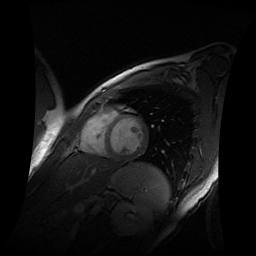
#> input picture TP_deformable_models/coeurIRM.bmp, 256 x 256 px
$ jupyter execute --allow-errors deformable_models.ipynb   (shell and % lines are left out)
#> lines starting #> are read from the running program, lines starting #| are printed output that depends on the picture; after the words box and inside, x2 and y2 are one past the last pixel; in counts of white or black regions, pixels touching at a corner belong together
[cell 1]
#!/usr/bin/env python3
# -*- coding: utf-8 -*-
""" I. Bloch
"""


#%% SECTION 1 inclusion of packages


import numpy as np
import matplotlib.pyplot as plt
from scipy import ndimage as ndi
# necessite scikit-image
from skimage import io as skio
from skimage.filters import gaussian
from skimage.segmentation import active_contour
from skimage import img_as_float
from skimage.segmentation import chan_vese
from skimage.segmentation import checkerboard_level_set
from skimage.segmentation import disk_level_set

[cell 2]
#%% SECTION 2 - Input image

im=skio.imread('coeurIRM.bmp')
#> im is the input picture: shape (256, 256); min 0, max 255, mean 19.4

# [6 lines of commented-out code are left out]

plt.imshow(im, cmap="gray", vmin=0, vmax=255)

[cell 3]
#%% SECTION 3a - Segmentation using active contours
s = np.linspace(0, 2*np.pi, 100)
r = 140 + 16*np.sin(s)
c = 130 + 16*np.cos(s)
init = np.array([r, c]).T

snake = active_contour(gaussian(im, 4.5),
                       init, alpha=0.1, beta=55, w_line = -5, w_edge=80, gamma=0.001)
#> snake = 100 pairs, first value 115.1 to 153, second value 113 to 145.1

fig, ax = plt.subplots(figsize=(7, 7))
ax.imshow(im, cmap=plt.cm.gray)
ax.plot(init[:, 1], init[:, 0], '--r', lw=3)
ax.plot(snake[:, 1], snake[:, 0], '-b', lw=3)
ax.set_xticks([]), ax.set_yticks([])
ax.axis([0, im.shape[1], im.shape[0], 0])

plt.show()

[cell 4]
#%% SECTION 3a - Segmentation using active contours

s = np.linspace(0, 2*np.pi, 100)
r = 140 + 16*np.sin(s)
c = 130 + 16*np.cos(s)
init = np.array([r, c]).T

for alpha in [0.01,0.05,0.1,0.5]:
    snake = active_contour(gaussian(im, 4.5),
                       init, alpha=alpha, beta=55, w_line = -5, w_edge=80, gamma=0.001)


    fig, ax = plt.subplots(figsize=(7, 7))
    ax.imshow(im, cmap=plt.cm.gray)
    ax.plot(init[:, 1], init[:, 0], '--r', lw=3)
    ax.plot(snake[:, 1], snake[:, 0], '-b', lw=3)
    ax.set_xticks([]), ax.set_yticks([])
    ax.axis([0, im.shape[1], im.shape[0], 0])

    plt.show()

[cell 5]
#%% SECTION 3a - Segmentation using active contours

s = np.linspace(0, 2*np.pi, 100)
r = 140 + 16*np.sin(s)
c = 130 + 16*np.cos(s)
init = np.array([r, c]).T

for beta in [15,30,45,60]:
    snake = active_contour(gaussian(im, 4.5),
                       init, alpha=0.1, beta=55, w_line = -5, w_edge=80, gamma=0.001)


    fig, ax = plt.subplots(figsize=(7, 7))
    ax.imshow(im, cmap=plt.cm.gray)
    ax.plot(init[:, 1], init[:, 0], '--r', lw=3)
    ax.plot(snake[:, 1], snake[:, 0], '-b', lw=3)
    ax.set_xticks([]), ax.set_yticks([])
    ax.axis([0, im.shape[1], im.shape[0], 0])

    plt.show()

[cell 6]
#%% SECTION 3a - Segmentation using active contours

s = np.linspace(0, 2*np.pi, 100)
r = 140 + 16*np.sin(s)
c = 130 + 16*np.cos(s)
init = np.array([r, c]).T

for w_line in [-10,-5,5,10]:
    snake = active_contour(gaussian(im, 4.5),
                       init, alpha=0.1, beta=55, w_line = w_line, w_edge=80, gamma=0.001)


    fig, ax = plt.subplots(figsize=(7, 7))
    ax.imshow(im, cmap=plt.cm.gray)
    ax.plot(init[:, 1], init[:, 0], '--r', lw=3)
    ax.plot(snake[:, 1], snake[:, 0], '-b', lw=3)
    ax.set_xticks([]), ax.set_yticks([])
    ax.axis([0, im.shape[1], im.shape[0], 0])

    plt.show()

[cell 7]
#%% SECTION 3a - Segmentation using active contours

s = np.linspace(0, 2*np.pi, 100)
r = 140 + 16*np.sin(s)
c = 130 + 16*np.cos(s)
init = np.array([r, c]).T

for w_edge in [50,65,80,95]:
    snake = active_contour(gaussian(im, 4.5),
                       init, alpha=0.1, beta=55, w_line = -5, w_edge=w_edge, gamma=0.001)


    fig, ax = plt.subplots(figsize=(7, 7))
    ax.imshow(im, cmap=plt.cm.gray)
    ax.plot(init[:, 1], init[:, 0], '--r', lw=3)
    ax.plot(snake[:, 1], snake[:, 0], '-b', lw=3)
    ax.set_xticks([]), ax.set_yticks([])
    ax.axis([0, im.shape[1], im.shape[0], 0])

    plt.show()

[cell 8]
#%% SECTION 3a - Segmentation using active contours

s = np.linspace(0, 2*np.pi, 100)
r = 140 + 16*np.sin(s)
c = 130 + 16*np.cos(s)
init = np.array([r, c]).T

for gamma in [0.001,3]:
    snake = active_contour(gaussian(im, 4.5),
                       init, alpha=0.1, beta=55, w_line = -5, w_edge=80, gamma=gamma)


    fig, ax = plt.subplots(figsize=(7, 7))
    ax.imshow(im, cmap=plt.cm.gray)
    ax.plot(init[:, 1], init[:, 0], '--r', lw=3)
    ax.plot(snake[:, 1], snake[:, 0], '-b', lw=3)
    ax.set_xticks([]), ax.set_yticks([])
    ax.axis([0, im.shape[1], im.shape[0], 0])

    plt.show()

[cell 9]
#%% SECTION 3b - Open contours

# Use retineOA.bmp

im=skio.imread('retineOA.bmp')
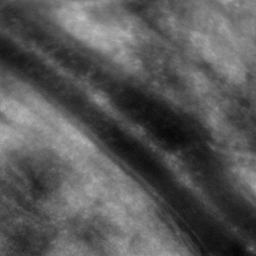
#> input picture TP_deformable_models/retineOA.bmp, 256 x 256 px
#> im is the input picture: shape (256, 256); min 5, max 191, mean 87.6

r = np.linspace(50, 245, 100)
c = np.linspace(5, 225, 100)
init = np.array([r, c]).T

snake = active_contour(gaussian(im, 1), init, boundary_condition='fixed',
                       alpha=0.01, beta=0.5, w_line=-1, w_edge=9, gamma=0.01)
#> snake = 100 pairs, first value 50 to 245, second value 5 to 225

fig, ax = plt.subplots(figsize=(9, 5))
ax.imshow(im, cmap=plt.cm.gray)
ax.plot(init[:, 1], init[:, 0], '--r', lw=3)
ax.plot(snake[:, 1], snake[:, 0], '-b', lw=3)
ax.set_xticks([]), ax.set_yticks([])
ax.axis([0, im.shape[1], im.shape[0], 0])

plt.show()

[cell 10]
#%% SECTION 4 - Segmentation using level sets (and region homogeneity)

#im=skio.imread('brain.bmp')
#im=im[:,:,1]

im=skio.imread('brain2.bmp')
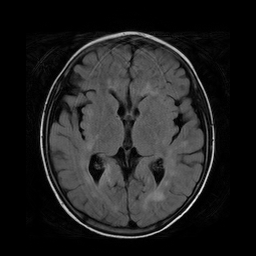
#> input picture TP_deformable_models/brain2.bmp, 256 x 256 px
#> im is the input picture: shape (256, 256); min 0, max 250, mean 32.6

image = img_as_float(im)

for lambda1 in [4,5,6]:
    print("lambda1:",lambda1)
    # Init avec un damier
    #init_ls = checkerboard_level_set(image.shape, 6)

    # Init avec un cercle
    #init_ls = disk_level_set (image.shape, (120,130), 10)

    # Init avec plusieurs cercles
    circleNum = 8
    circleRadius = image.shape[0] / (3*circleNum)
    circleStep0 = image.shape[0]/(circleNum+1)
    circleStep1 = image.shape[1]/(circleNum+1)
    init_ls = np.zeros(image.shape)
    for i in range(circleNum):
            for j in range(circleNum):
                init_ls = init_ls + disk_level_set (image.shape,
                                                      center=((i+1)*circleStep0, (j+1)*circleStep1), radius=circleRadius)

    #init_ls = disk_level_set (image.shape, center=(120,130), radius=10)
    #init_ls = checkerboard_level_set(image.shape, 6)
    plt.imshow(init_ls, cmap="gray")

    cv = chan_vese(image, mu=0.25, lambda1=lambda1, lambda2=1, tol=1e-3, max_num_iter=200,
                   dt=0.5, init_level_set=init_ls, extended_output=True)

    fig, axes = plt.subplots(2, 2, figsize=(8, 8))
    ax = axes.flatten()

    ax[0].imshow(image, cmap="gray")
    ax[0].set_axis_off()
    ax[0].set_title("Original Image", fontsize=12)

    ax[1].imshow(cv[0], cmap="gray")
    ax[1].set_axis_off()
    title = "Chan-Vese segmentation - {} iterations".format(len(cv[2]))
    ax[1].set_title(title, fontsize=12)

    ax[2].imshow(cv[1], cmap="gray")
    ax[2].set_axis_off()
    ax[2].set_title("Final Level Set", fontsize=12)

    ax[3].plot(cv[2])
    ax[3].set_title("Evolution of energy over iterations", fontsize=12)

    fig.tight_layout()
    plt.show()
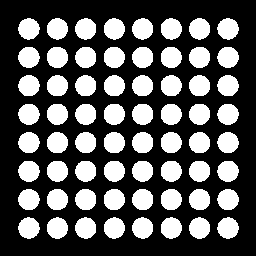
#> init_ls: shape (256, 256) float64; values 0 (black) and 1 (white), 34.9% white; 64 white regions, largest, box (x1, y1, x2, y2) and area: (18, 18, 40, 40) 359, (217, 18, 239, 40) 359, (47, 47, 68, 68) 359


#%% END  TP - Deformable Models

[cell 11]
#%% SECTION 4 - Segmentation using level sets (and region homogeneity)

#im=skio.imread('brain.bmp')
#im=im[:,:,1]

im=skio.imread('brain2.bmp')

image = img_as_float(im)

for mu in [0.15,0.25,0.35]:
    print("mu:",mu)
    # Init avec un damier
    #init_ls = checkerboard_level_set(image.shape, 6)

    # Init avec un cercle
    #init_ls = disk_level_set (image.shape, (120,130), 10)

    # Init avec plusieurs cercles
    circleNum = 8
    circleRadius = image.shape[0] / (3*circleNum)
    circleStep0 = image.shape[0]/(circleNum+1)
    circleStep1 = image.shape[1]/(circleNum+1)
    init_ls = np.zeros(image.shape)
    for i in range(circleNum):
            for j in range(circleNum):
                init_ls = init_ls + disk_level_set (image.shape,
                                                      center=((i+1)*circleStep0, (j+1)*circleStep1), radius=circleRadius)

    #init_ls = disk_level_set (image.shape, center=(120,130), radius=10)
    #init_ls = checkerboard_level_set(image.shape, 6)
    plt.imshow(init_ls, cmap="gray")

    cv = chan_vese(image, mu=mu, lambda1=5, lambda2=1, tol=1e-3, max_num_iter=200,
                   dt=0.5, init_level_set=init_ls, extended_output=True)

    fig, axes = plt.subplots(2, 2, figsize=(8, 8))
    ax = axes.flatten()

    ax[0].imshow(image, cmap="gray")
    ax[0].set_axis_off()
    ax[0].set_title("Original Image", fontsize=12)

    ax[1].imshow(cv[0], cmap="gray")
    ax[1].set_axis_off()
    title = "Chan-Vese segmentation - {} iterations".format(len(cv[2]))
    ax[1].set_title(title, fontsize=12)

    ax[2].imshow(cv[1], cmap="gray")
    ax[2].set_axis_off()
    ax[2].set_title("Final Level Set", fontsize=12)

    ax[3].plot(cv[2])
    ax[3].set_title("Evolution of energy over iterations", fontsize=12)

    fig.tight_layout()
    plt.show()
#> this loop made 3 passes
#> pass 1, `plt.show()`:
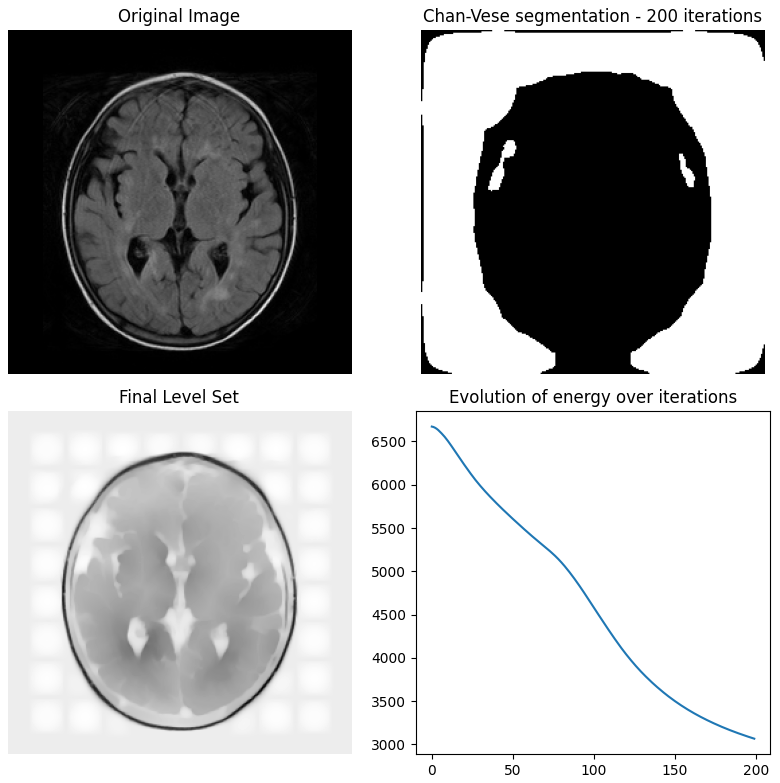
#> figure drawn by matplotlib, 4 panels; panel 4: curve peaks at x = 0, y = 6672.4


#%% END  TP - Deformable Models

[cell 12]
from PIL import Image

image = Image.open('6Xsubstack38.tif')
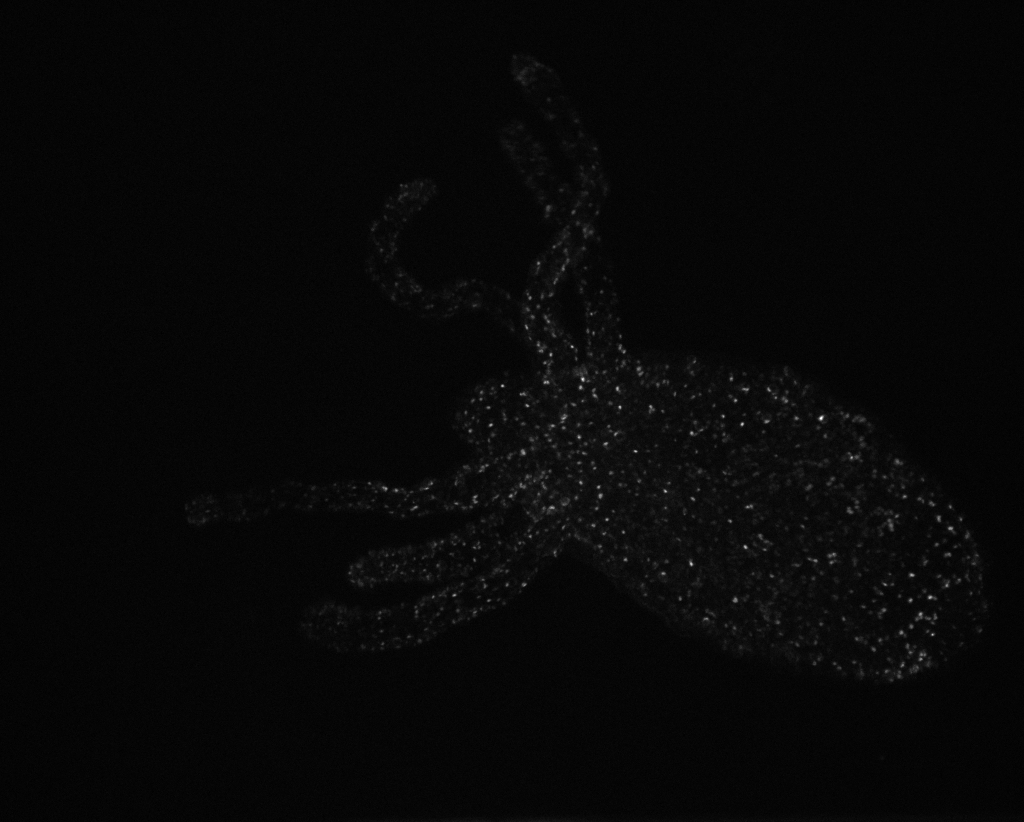
#> input picture TP_deformable_models/6xsubstack38.tif, 1024 x 822 px, found by its file name
#> image is the input picture: PIL image 1024x822 I;16B; min 91, max 688, mean 110.1
image = np.array(image)
image = image[400:480,520:620]
#> image: shape (80, 100) >u2
plt.imshow(image,cmap="gray")
plt.show()
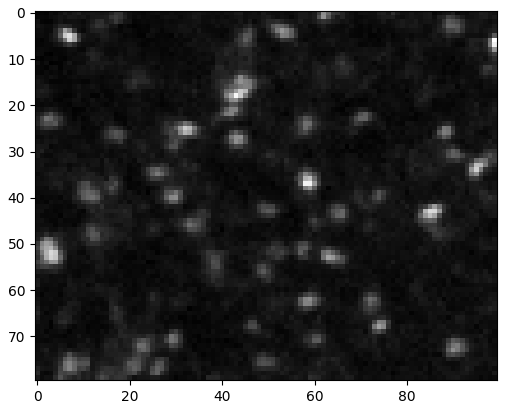
#> figure drawn by matplotlib, 1 panel

[cell 13]
from skimage.filters import median

image = Image.open('6Xsubstack38.tif')
image = np.array(image)
image = image[400:480,520:620]
image = (image-np.min(image))/(np.max(image)-np.min(image))*255

height,width = image.shape
#> height = 80; width = 100

for row in range(height):
    for col in range(width):
        image[row,col] += 200

        if(image[row,col] > 255):
            image[row,col] = 255
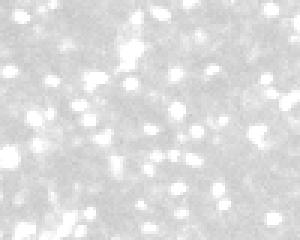
#> image: shape (80, 100) float64 (shown 3 times larger); min 200, max 255, mean 221.5


print(np.min(image),np.max(image))
#| 200.0 255.0
plt.imshow(image,cmap="gray")
plt.show()

#> (a cell that did not finish here is left out)

#> (a cell that did not finish here is left out)

#> (a cell that did not finish here is left out)

[cell 17]
# Init avec un damier
init_ls = checkerboard_level_set(image.shape, 6)
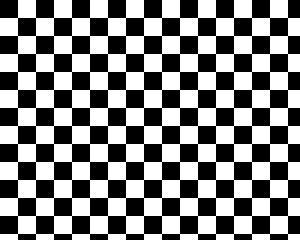
#> init_ls: shape (80, 100) int8 (shown 3 times larger); values 0 (black) and 1 (white), 49.9% white; 1 white region, box (x1, y1, x2, y2) and area: (0, 0, 100, 80) 3992

# Init avec un cercle
#init_ls = disk_level_set (image.shape, (120,130), 10)

#init_ls = disk_level_set (image.shape, center=(120,130), radius=10)
#init_ls = checkerboard_level_set(image.shape, 6)

[cell 18]
im=skio.imread('brain.bmp')
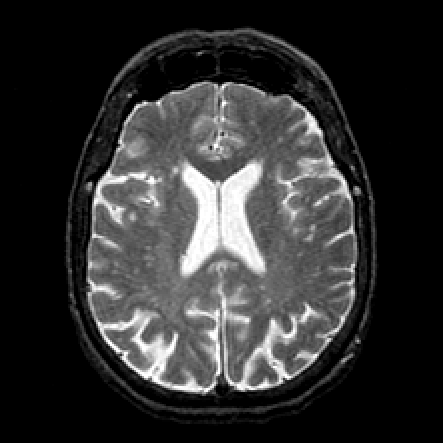
#> input picture TP_deformable_models/brain.bmp, 443 x 443 px
#> im is the input picture: shape (443, 443, 3); min 0, max 255, mean 48.6
im=im[:,:,1]
#> im: shape (443, 443)

plt.imshow(im,cmap="gray")
plt.show()

[cell 19]

filtered_img = im.copy()

N=7
#> (the rest of this cell did not finish here and is left out)

[cell 20]

# Init avec un cercle
init_ls = disk_level_set (filtered_img.shape, center=(220,220), radius=10)
#> init_ls: shape (443, 443) int8; values 0 (black) and 1 (white), 0.16% white; 1 white region, box (x1, y1, x2, y2) and area: (211, 211, 230, 230) 305

plt.imshow(init_ls,cmap="gray")
plt.show()

[cell 21]

cv = chan_vese(filtered_img, mu=0, lambda1=3, lambda2=1, tol=1e-3, max_num_iter=200,
                   dt=0.5, init_level_set=init_ls, extended_output=True)
res_chan_vese = np.array(cv[0])
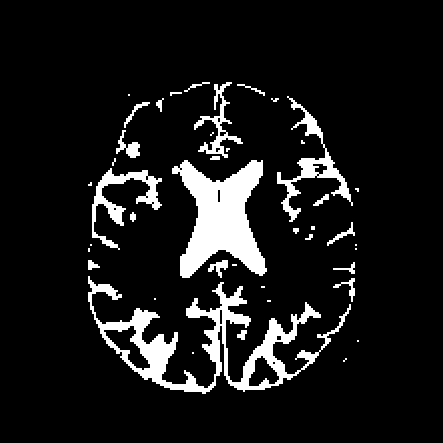
#> res_chan_vese: shape (443, 443) bool; 9.7% white; 42 white regions (19 under 20 px), largest, box (x1, y1, x2, y2) and area: (88, 276, 351, 394) 7122, (172, 160, 267, 278) 6080, (277, 96, 353, 222) 1732

plt.imshow(res_chan_vese,cmap="gray")
plt.show()
